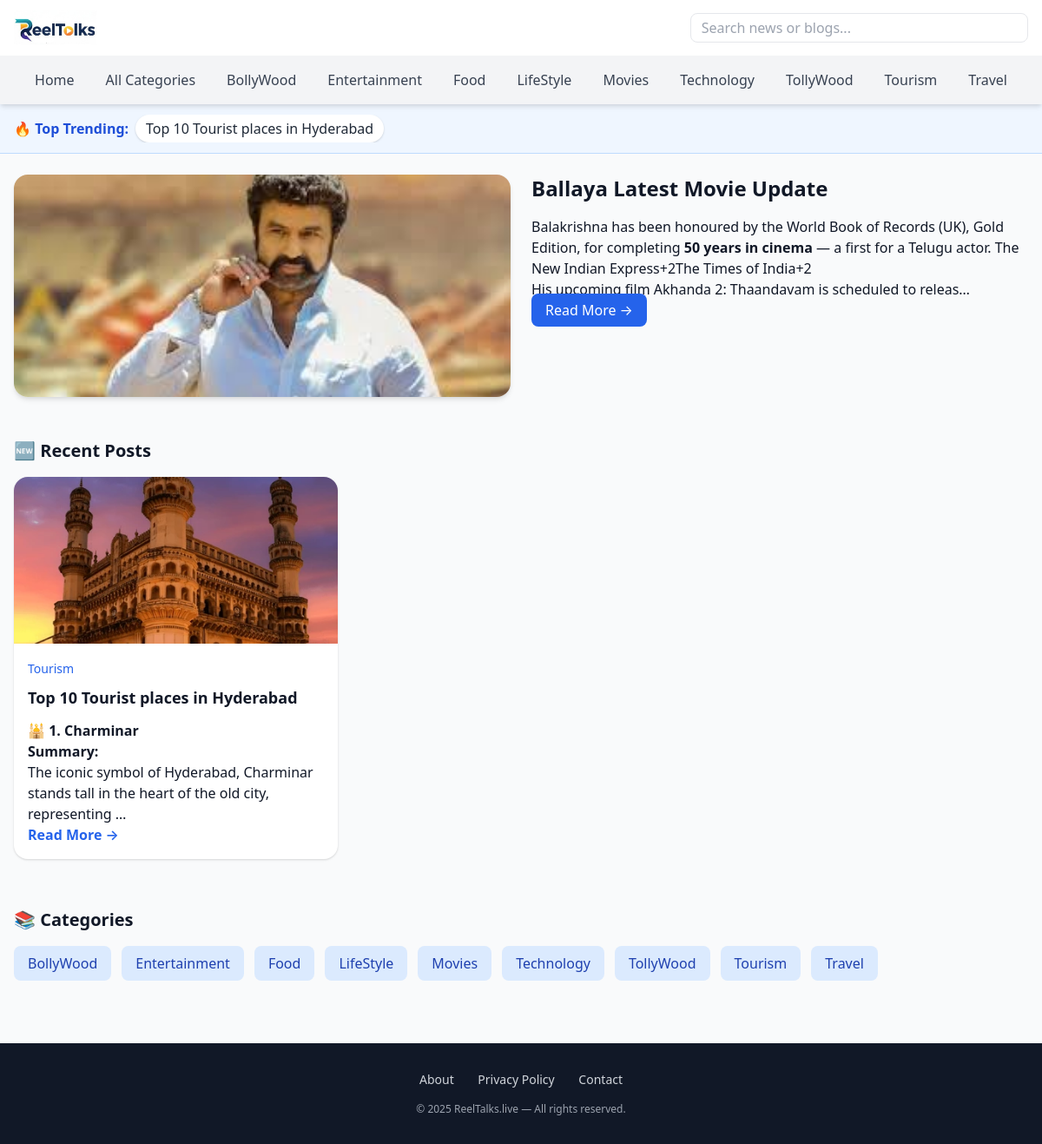
The page / on the database its author committed.
### ReelBlog/models.py (models this page shows, shortened)
class Category(models.Model):
    name = models.CharField(max_length=100, unique=True)
    class Meta:
        verbose_name_plural = "Categories"
        ordering = ['name']

class Post(models.Model):
    title = models.CharField(max_length=200)
    category = models.ForeignKey(Category, on_delete=models.CASCADE, related_name='posts')
    image = models.ImageField(upload_to='post_images/', blank=True, null=True)
    content = CKEditor5Field('Text', config_name='default')  # ✅ correct field for CKEditor5
    created_at = models.DateTimeField(auto_now_add=True)
    trending = models.BooleanField(default=False)
    class Meta:
        ordering = ['-created_at']

### ReelBlog/views.py (the view)
# urls.py: path('', views.home, name='home'),
def home(request):
    posts = Post.objects.order_by('-created_at')
    featured = posts.first()
    recent_posts = posts[1:11]
    trending_posts = Post.objects.filter(trending=True).order_by('-created_at')[:10]
    categories = Category.objects.all()
    return render(request, 'ReelBlog/Home.html', {
        'featured': featured,
        'recent_posts': recent_posts,
        'categories': categories,
        'trending_posts': trending_posts,
    })

### ReelBlog/templates/ReelBlog/Home.html (shortened to what this page needs)
{% load static %}
<!DOCTYPE html>
<html lang="en">
<head>
    <link href="https://cdn.jsdelivr.net/npm/tailwindcss@2.2.19/dist/tailwind.min.css" rel="stylesheet">
</head>
<body class="bg-gray-50 text-gray-900">
<header class="bg-white shadow-md sticky top-0 z-50">
    <div class="max-w-7xl mx-auto px-4 py-3 flex justify-between items-center">
        <a href="{% url 'ReelBlog:home' %}" class="flex items-center space-x-2">
            <img src="{% static 'images/Logo24.jpg' %}" alt="ReelTalks Logo" class="h-10 w-auto object-contain">
        </a>
        <form action="{% url 'ReelBlog:home' %}" method="get" class="hidden md:block w-1/3">
            <input type="text" name="q" placeholder="Search news or blogs..."
                   class="w-full border rounded-lg px-3 py-1 focus:outline-none focus:ring focus:ring-blue-300">
        </form>
    </div>
    <nav id="main-nav" class="bg-gray-100 md:flex items-center justify-center space-x-4 hidden md:block">
        <div class="flex flex-wrap justify-center space-x-3 py-2">
            <a href="{% url 'ReelBlog:home' %}" class="text-gray-700 hover:text-blue-600 px-3 py-2 font-medium">Home</a>
            <a href="#categories" class="text-gray-700 hover:text-blue-600 px-3 py-2 font-medium">All Categories</a>
            {% for cat in categories %}
                <a href="{% url 'ReelBlog:category_posts' cat.name %}"
                   class="text-gray-700 hover:text-blue-600 px-3 py-2 font-medium">
                   {{ cat.name }}
                </a>
            {% endfor %}
        </div>
    </nav>
</header>
{% if trending_posts %}
<section class="bg-blue-50 py-3 border-b border-blue-200">
    <div class="max-w-7xl mx-auto flex items-center space-x-2 overflow-x-auto scroll-hide px-4">
        <span class="font-semibold text-blue-700 whitespace-nowrap">🔥 Top Trending:</span>
        {% for post in trending_posts %}
            <a href="{% url 'ReelBlog:blog_detail' post.id %}" class="bg-white text-gray-800 px-3 py-1 rounded-full shadow hover:bg-blue-100 whitespace-nowrap">
                {{ post.title|truncatechars:60 }}
            </a>
        {% endfor %}
    </div>
</section>
{% endif %}
{% if featured %}
<section class="max-w-7xl mx-auto px-4 py-6">
    <div class="grid md:grid-cols-2 gap-6">
        <img src="{{ featured.image.url }}" alt="{{ featured.title }}" class="rounded-2xl shadow-md object-cover w-full h-64">
        <div>
            <h2 class="text-2xl font-bold mb-3">{{ featured.title }}</h2>
            <p class="text-gray-700 mb-4">{{ featured.content|truncatechars_html:250|safe }}</p>
            <a href="{% url 'ReelBlog:blog_detail' featured.id %}" class="bg-blue-600 text-white px-4 py-2 rounded-lg hover:bg-blue-700">
                Read More →
            </a>
        </div>
    </div>
</section>
{% endif %}
<section class="max-w-7xl mx-auto px-4 py-6">
    <h3 class="text-xl font-bold mb-4">🆕 Recent Posts</h3>
    <div class="grid sm:grid-cols-2 lg:grid-cols-3 gap-6">
        {% for post in recent_posts %}
        <div class="bg-white rounded-2xl shadow hover:shadow-lg overflow-hidden transition">
            {% if post.image %}
                <img src="{{ post.image.url }}" class="w-full h-48 object-cover" alt="{{ post.title }}">
            {% endif %}
            <div class="p-4">
                <span class="text-sm text-blue-600 font-medium">{{ post.category.name }}</span>
                <h4 class="font-semibold text-lg my-2">{{ post.title|truncatechars:60 }}</h4>
                <p class="text-gray-600 text-sm mb-3">{{ post.content|truncatechars_html:120|safe }}</p>
                <a href="{% url 'ReelBlog:blog_detail' post.id %}" class="text-blue-600 font-semibold hover:underline">Read More →</a>
            </div>
        </div>
        {% endfor %}
    </div>
</section>
<section id="categories" class="max-w-7xl mx-auto px-4 py-8">
    <h3 class="text-xl font-bold mb-4">📚 Categories</h3>
    <div class="flex flex-wrap gap-3">
        {% for cat in categories %}
            <a href="{% url 'ReelBlog:category_posts' cat.name %}"
               class="bg-blue-100 text-blue-800 px-4 py-2 rounded-lg hover:bg-blue-200">
                {{ cat.name }}
            </a>
        {% endfor %}
    </div>
</section>
<footer class="bg-gray-900 text-gray-300 text-center py-8 mt-10">
    <div class="space-x-6 text-sm">
        <a href="{% url 'ReelBlog:about' %}" class="hover:text-white">About</a>
        <a href="{% url 'ReelBlog:privacy_policy' %}" class="hover:text-white">Privacy Policy</a>
        <a href="{% url 'ReelBlog:contact' %}" class="hover:text-white">Contact</a>
    </div>
    <p class="mt-4 text-gray-400 text-xs">© 2025 ReelTalks.live — All rights reserved.</p>
</footer>
</body>
</html>

### rows shown on the page
Category: name "BollyWood"
Category: name "Entertainment"
Category: name "Food"
Category: name "LifeStyle"
Category: name "Movies"
Category: name "Technology"
Category: name "TollyWood"
Category: name "Tourism"
Category: name "Travel"
Post: title "Top 10 Tourist places in Hyderabad", image (picture), category.name "Tourism", content "🕌 1. Charminar Summary: The iconic symbol of Hyderabad, Charminar stands tall in the heart of the old city, representing …"
Post: image (picture), title "Ballaya Latest Movie Update", content "Balakrishna has been honoured by the World Book of Records (UK), Gold Edition, for completing 50 years in cinema — a first for a Telugu actor. The New Indian Express+2The Times of India+2 His upcoming film Akhanda 2: Thaandavam is scheduled to releas…"
